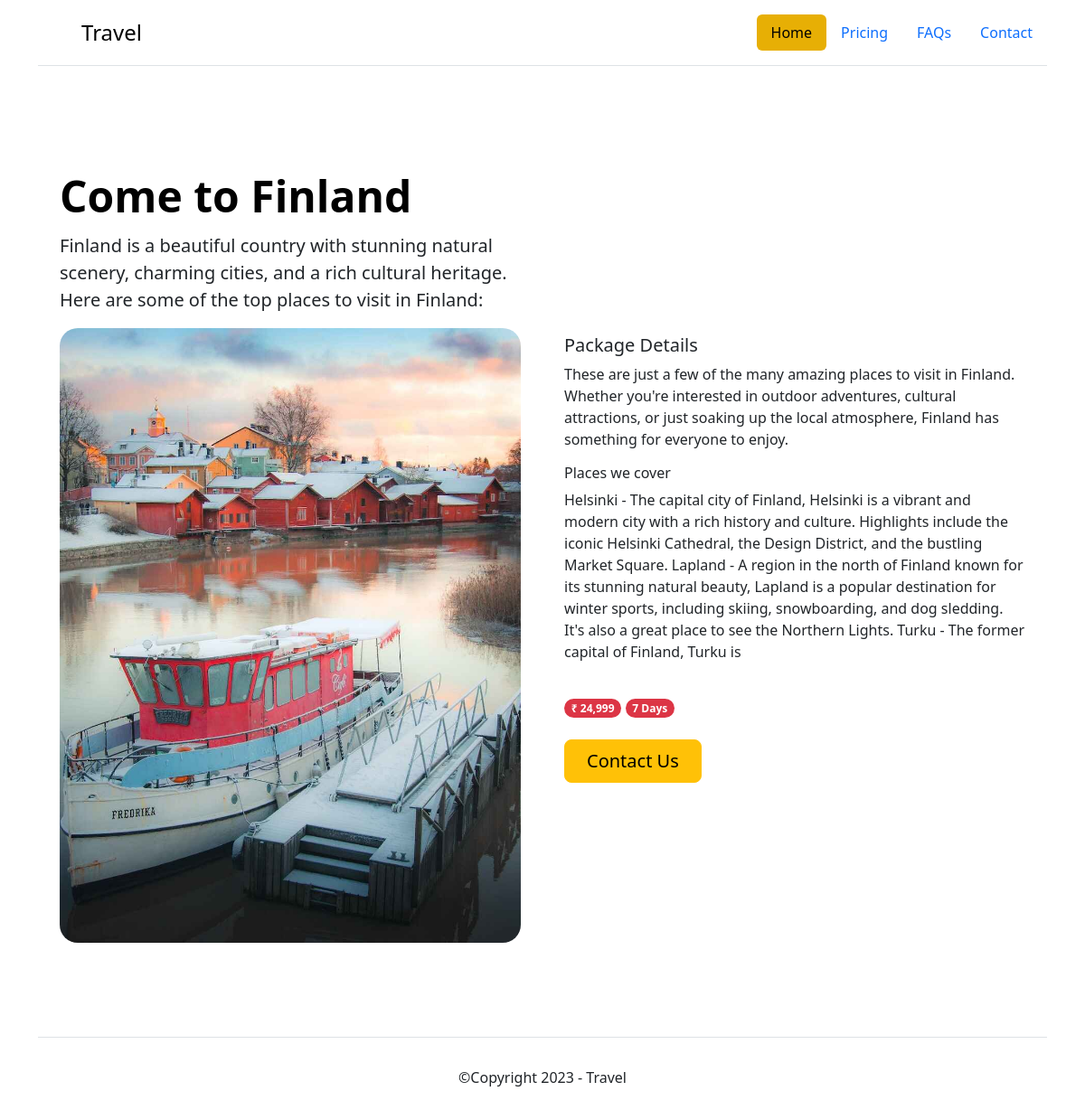
/package/come-to-finland, run on the app's committed database.
### home/models.py (models this page shows, shortened)
class Packages(models.Model):
    slug = models.SlugField()
    image = models.ImageField()
    title = models.CharField(max_length=255)
    subtitle = models.CharField(max_length=255)
    package_details_subtitle = models.CharField(max_length=255)
    package_details = models.CharField(max_length=500)
    days = models.IntegerField()
    price = models.IntegerField()

### home/views.py (the view)
# urls.py: path('package/<slug:slug>', views.package)
def package(request, slug):
    package = Packages.objects.filter(slug=slug)
    context = {'package':package}
    return render(request, "packages.html", context)

### home/templates/packages.html
{% load static %} {% include 'header.html' %}
{% for package in package %}
<div class="container col-xxl-12 px-4 py-5">
  <div class="row flex-lg-row-reverse align-items-center g-5 py-5">
    <div class="col-lg-6">
      <h5>Package Details</h5>
      <p>
        {{package.package_details_subtitle}}
      </p>
      <h6>Places we cover</h6>
      <p>
        {{package.package_details}}
      </p>
      <span class="badge text-bg-danger rounded-pill my-4">₹ 24,999</span>
      <span class="badge text-bg-danger rounded-pill my-4">7 Days</span>
      <div class="d-grid gap-2 d-md-flex justify-content-md-start">
        <button type="button" class="btn btn-warning btn-lg px-4 me-md-2">
          Contact Us
        </button>
      </div>
    </div>
    <div class="col-10 col-sm-8 col-lg-6">
      <h3 class="display-5 fw-bold text-body-emphasis lh-1 mb-3">
        {{package.title}}
      </h3>
      <p class="lead">
{{package.subtitle}}
      </p>
      <img
        src="/static/assets/{{package.image.url}}"
        class="d-block mx-lg-auto img-fluid package-card"
        alt="hero"
        loading="lazy"
      />
    </div>
  </div>
</div>
{% endfor %}
{% include 'footer.html' %}

### home/static/css/styles.css (style rules this page uses)
.package-card { border-radius: 20px; }

### data on the page
Packages: package_details_subtitle "These are just a few of the many amazing places to visit in Finland. Whether you're interested in outdoor adventures, cultural attractions, or just soaking up the local atmosphere, Finland has something for everyone to enjoy.", package_details "Helsinki - The capital city of Finland, Helsinki is a vibrant and modern city with a rich history and culture. Highlights include the iconic Helsinki Cathedral, the Design District, and the bustling Market Square. Lapland - A region in the north of Finland known for its stunning natural beauty, Lapland is a popular destination for winter sports, including skiing, snowboarding, and dog sledding. It's also a great place to see the Northern Lights. Turku - The former capital of Finland, Turku is", title "Come to Finland", subtitle "Finland is a beautiful country with stunning natural scenery, charming cities, and a rich cultural heritage. Here are some of the top places to visit in Finland:", image (picture)
